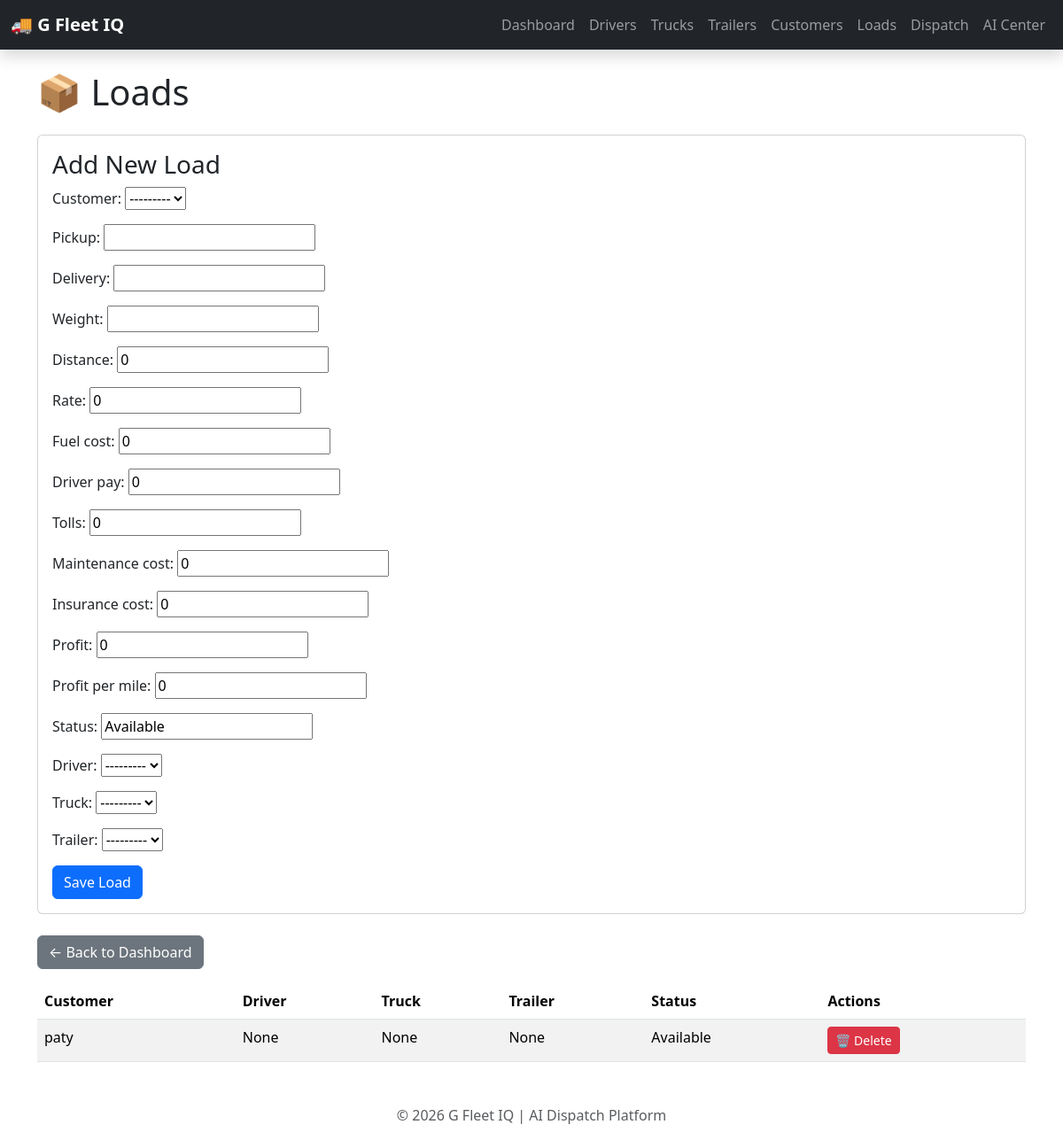
Screenshot of /loads/ with the database file from the repository.
### fleet/models.py (models this page shows, shortened)
class Load(models.Model):
    customer = models.ForeignKey(
        Customer,
        on_delete=models.CASCADE,
        related_name="loads"
    )
    pickup = models.CharField(max_length=200)
    delivery = models.CharField(max_length=200)
    weight = models.IntegerField()
    distance = models.IntegerField(default=0)
    rate = models.DecimalField(
        max_digits=10,
        decimal_places=2,
        default=0
    )
    fuel_cost = models.DecimalField(
        max_digits=10,
        decimal_places=2,
        default=0
    )
    driver_pay = models.DecimalField(
        max_digits=10,
        decimal_places=2,
        default=0
    )
    tolls = models.DecimalField(
        max_digits=10,
        decimal_places=2,
        default=0
    )
    maintenance_cost = models.DecimalField(
        max_digits=10,
        decimal_places=2,
        default=0
    )
    insurance_cost = models.DecimalField(
        max_digits=10,
        decimal_places=2,
        default=0
    )
    profit = models.DecimalField(
        max_digits=10,
        decimal_places=2,
        default=0
    )
    profit_per_mile = models.DecimalField(
        max_digits=10,
        decimal_places=2,
        default=0
    )
    status = models.CharField(
        max_length=50,
        default="Available"
    )
    driver = models.ForeignKey(
        Driver,
        null=True,
        blank=True,
        on_delete=models.SET_NULL
    )
    truck = models.ForeignKey(
        Truck,
        null=True,
        blank=True,
        on_delete=models.SET_NULL
    )
    trailer = models.ForeignKey(
        Trailer,
        null=True,
        blank=True,
        on_delete=models.SET_NULL
    )

class Customer(models.Model):
    name = models.CharField(max_length=100)
    location = models.CharField(max_length=200)
    def __str__(self):
        return self.name

### dashboard/views.py (the view)
# urls.py: path("loads/", views.loads, name="loads"),
def loads(request):
    if request.method == "POST":
        form = LoadForm(request.POST)
        if form.is_valid():
            form.save()
            return redirect("loads")
    else:
        form = LoadForm()
    return render(
        request,
        "dashboard/loads.html",
        {
            "loads": Load.objects.all(),
            "form": form,
        },
    )

### dashboard/forms.py
class LoadForm(forms.ModelForm):
    class Meta:
        model = Load
        fields = "__all__"

### fleet/models.py (called while the page is built)
    def __str__(self):
        return self.unit_number

    def __str__(self):
        return self.trailer_number

    def __str__(self):
        return self.name

### dashboard/templates/dashboard/loads.html (shortened to what this page needs)
{% extends "dashboard/base.html" %}
{% block content %}
<h1 class="mb-4">📦 Loads</h1>
<div class="card mb-4">
    <div class="card-body">
        <h3>Add New Load</h3>
        <form method="POST">
            {{ form.as_p }}
            <button type="submit" class="btn btn-primary">
                Save Load
            </button>
        </form>
    </div>
</div>
<a href="/" class="btn btn-secondary mb-3">
    ← Back to Dashboard
</a>
<table class="table table-striped">
    <thead>
        <tr>
            <th>Customer</th>
            <th>Driver</th>
            <th>Truck</th>
            <th>Trailer</th>
            <th>Status</th>
            <th>Actions</th>
        </tr>
    </thead>
    <tbody>
    {% for load in loads %}
    <tr>
        <td>{{ load.customer }}</td>
        <td>{{ load.driver }}</td>
        <td>{{ load.truck }}</td>
        <td>{{ load.trailer }}</td>
        <td>{{ load.status }}</td>
        <td>
            <a href="{% url 'delete_load' load.id %}"
               class="btn btn-danger btn-sm">
                🗑️ Delete
            </a>
        </td>
    </tr>
    {% empty %}
    <tr>
        <td colspan="6" class="text-center">
            No loads found.
        </td>
    </tr>
    {% endfor %}
    </tbody>
</table>
{% endblock %}

### dashboard/templates/dashboard/base.html (shortened to what this page needs)
<!DOCTYPE html>
<html lang="en">
<head>
    <link href="https://cdn.jsdelivr.net/npm/bootstrap@5.3.7/dist/css/bootstrap.min.css" rel="stylesheet">
</head>
<nav class="navbar navbar-expand-lg navbar-dark bg-dark shadow">
    <div class="container-fluid">
        <a class="navbar-brand fw-bold" href="{% url 'home' %}">
            🚚 G Fleet IQ
        </a>
        <div class="navbar-nav ms-auto">
            <a class="nav-link" href="{% url 'home' %}">Dashboard</a>
            <a class="nav-link" href="{% url 'drivers' %}">Drivers</a>
            <a class="nav-link" href="{% url 'trucks' %}">Trucks</a>
            <a class="nav-link" href="{% url 'trailers' %}">Trailers</a>
            <a class="nav-link" href="{% url 'customers' %}">Customers</a>
            <a class="nav-link" href="{% url 'loads' %}">Loads</a>
            <a class="nav-link" href="{% url 'dispatch_board' %}">Dispatch</a>
            <a class="nav-link" href="{% url 'ai_dispatch' %}">AI Center</a>
        </div>
    </div>
</nav>
<div class="container mt-4">
    {% block content %}
    {% endblock %}
</div>
<footer class="text-center text-muted mt-5 mb-3">
    © 2026 G Fleet IQ | AI Dispatch Platform
</footer>
</body>
</html>

### rows the page displays
Load: customer "paty", driver "None", truck "None", trailer "None", status "Available"
